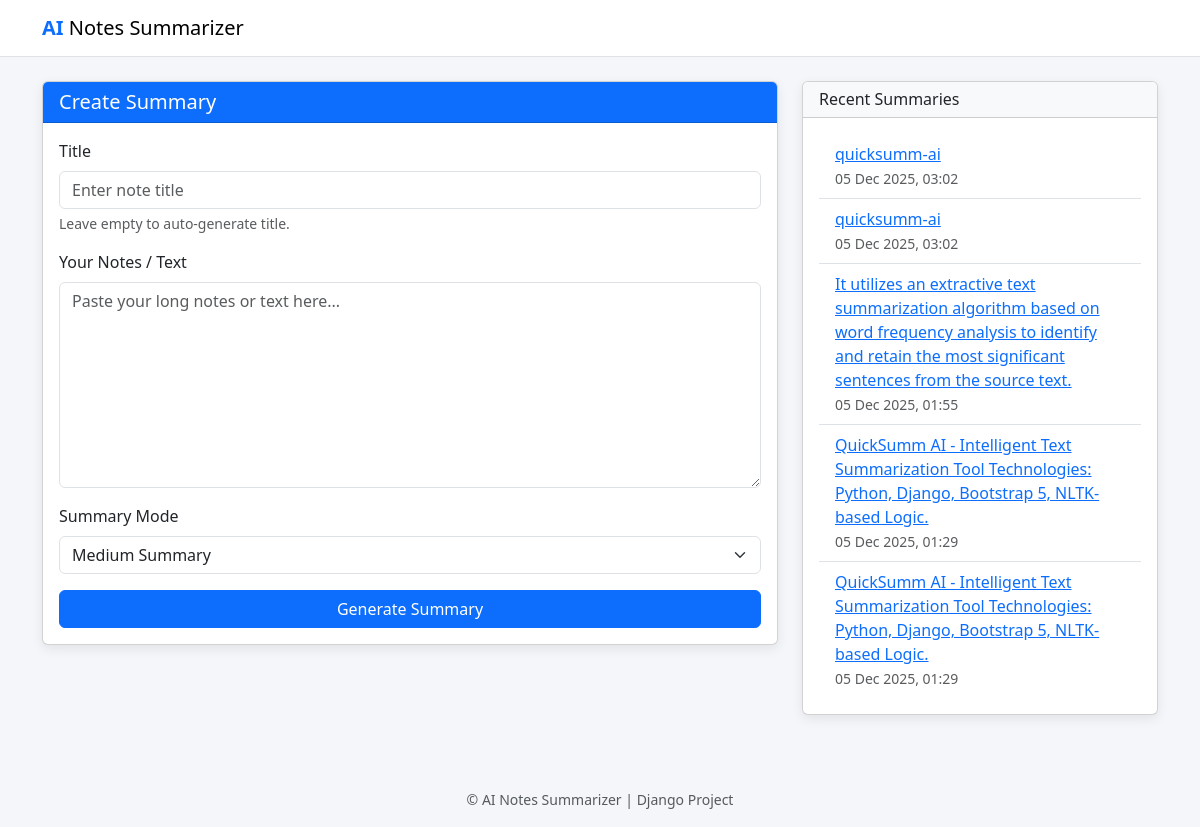
The page / on the database its author committed.
### summarizer/models.py (models this page shows, shortened)
class Note(models.Model):
    title = models.CharField(max_length=200)
    original_text = models.TextField()
    summary_text = models.TextField()
    created_at = models.DateTimeField(auto_now_add=True)
    class Meta:
        ordering = ['-created_at']

### summarizer/views.py (the view)
# urls.py: path('', views.index, name='home'),
def index(request):
    summary = None
    keywords = None
    mode = "medium"
    if request.method == "POST":
        form = NoteForm(request.POST)
        if form.is_valid():
            note = form.save(commit=False)
            if not note.title.strip():
                note.title = generate_title(note.original_text)
            mode = request.POST.get("mode", "medium")
            summary = ai_summarizer(note.original_text, mode)
            keywords = extract_keywords(note.original_text)
            note.summary_text = summary
            note.save()
            return redirect("note_detail", pk=note.pk)
    else:
        form = NoteForm()
    recent_notes = Note.objects.all().order_by("-created_at")[:5]
    return render(request, "summarizer/index.html", {
        "form": form,
        "recent_notes": recent_notes,
        "summary": summary,
        "keywords": keywords,
        "mode": mode,
    })

### summarizer/forms.py
class NoteForm(forms.ModelForm):
    class Meta:
        model = Note
        fields = ['title', 'original_text']
        widgets = {
            'title': forms.TextInput(attrs={
                'class': 'form-control',
                'placeholder': 'Enter note title',
            }),
            'original_text': forms.Textarea(attrs={
                'class': 'form-control',
                'rows': 8,
                'placeholder': 'Paste your long notes or text here...',
            }),
        }
        labels = {
            'title': 'Title',
            'original_text': 'Your Notes / Text',
        }

### summarizer/templates/summarizer/index.html (shortened to what this page needs)
{% extends 'summarizer/base.html' %}
{% block content %}
<div class="row">
    <div class="col-lg-8 mb-4">
        <div class="card card-shadow">
            <div class="card-header bg-primary text-white">
                <h5 class="mb-0">Create Summary</h5>
            </div>
            <div class="card-body">
                <form method="post">
                    <label class="form-label">Title</label>
                    {{ form.title }}
                    <div class="form-text">Leave empty to auto-generate title.</div>
                    <label class="form-label mt-3">Your Notes / Text</label>
                    {{ form.original_text }}
                    <label class="form-label mt-3">Summary Mode</label>
                    <select name="mode" class="form-select">
                        <option value="medium" selected>Medium Summary</option>
                    </select>
                    <button type="submit" class="btn btn-primary mt-3 w-100">
                        Generate Summary
                    </button>
                </form>
            </div>
        </div>
    </div>
    <div class="col-lg-4 mb-4">
        <div class="card card-shadow">
            <div class="card-header bg-light">
                <h6 class="mb-0">Recent Summaries</h6>
            </div>
            <div class="card-body">
                {% if recent_notes %}
                <ul class="list-group list-group-flush">
                    {% for note in recent_notes %}
                    <li class="list-group-item">
                        <a href="{% url 'note_detail' note.pk %}">
                            {{ note.title }}
                        </a>
                        <br>
                        <small class="text-muted">
                            {{ note.created_at|date:"d M Y, H:i" }}
                        </small>
                    </li>
                    {% endfor %}
                </ul>
                {% else %}
                <p class="text-muted mb-0">No summaries yet. Create your first one!</p>
                {% endif %}
            </div>
        </div>
    </div>
</div>
{% endblock %}

### summarizer/templates/summarizer/base.html (shortened to what this page needs)
<!DOCTYPE html>
<html lang="en">
<head>
    <link
      href="https://cdn.jsdelivr.net/npm/bootstrap@5.3.3/dist/css/bootstrap.min.css"
      rel="stylesheet"
    >
</head>
<body>
<nav class="navbar navbar-expand-lg navbar-light bg-white border-bottom mb-4">
    <div class="container">
        <a class="navbar-brand" href="{% url 'home' %}">
            <span>AI</span> Notes Summarizer
        </a>
    </div>
</nav>
<div class="container mb-5">
    {% block content %}{% endblock %}
</div>
<footer class="text-center text-muted mt-5 mb-3">
    <small>&copy; {{  now|date:"Y" }} AI Notes Summarizer | Django Project</small>
</footer>
</body>
</html>

### summarizer/templates/summarizer/base.html (style rules this page uses)
body { background: #f4f6f9; }
.navbar-brand span { font-weight: 700; color: #0d6efd; }
.card-shadow { box-shadow: 0 4px 12px rgba(0,0,0,0.08); }

### rows shown on the page
Note: title "quicksumm-ai", created_at "05 Dec 2025, 03:02"
Note: title "quicksumm-ai", created_at "05 Dec 2025, 03:02"
Note: title "It utilizes an extractive text summarization algorithm based on word frequency analysis to identify and retain the most significant sentences from the source text.", created_at "05 Dec 2025, 01:55"
Note: title "QuickSumm AI - Intelligent Text Summarization Tool Technologies: Python, Django, Bootstrap 5, NLTK-based Logic.", created_at "05 Dec 2025, 01:29"
Note: title "QuickSumm AI - Intelligent Text Summarization Tool Technologies: Python, Django, Bootstrap 5, NLTK-based Logic.", created_at "05 Dec 2025, 01:29"
